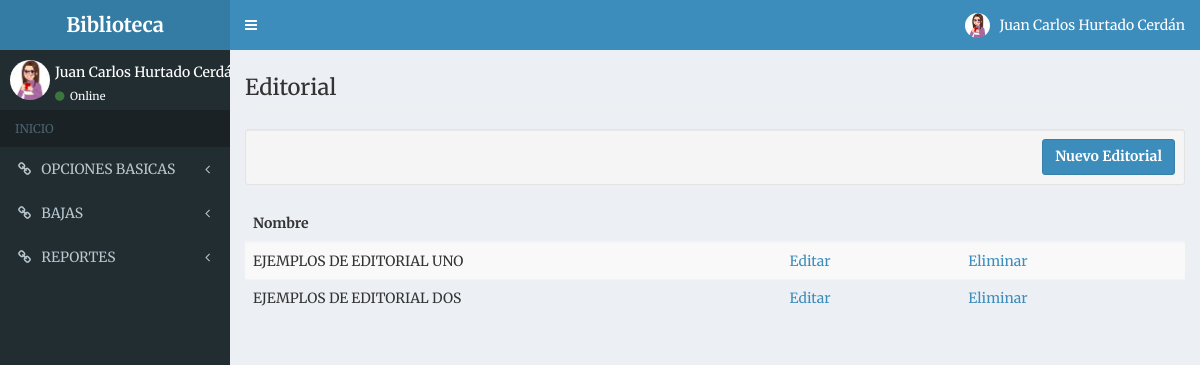
Page /?c=Editorial&a=Index (signed in) on the committed database.
### tables this page shows
CREATE TABLE IF NOT EXISTS `editoriales`
(
 
 `id` int(11) NOT NULL AUTO_INCREMENT,
 `nombre_editorial` varchar(255) NOT NULL DEFAULT '',
 `estado_id` int NOT NULL,
 PRIMARY KEY (`id`),
 KEY `fk_editorial_estado_id` (`estado_id`),
 CONSTRAINT `fk_editorial_estado_id` FOREIGN KEY (`estado_id`) REFERENCES `estados` (`id`)
);

### controller/editorial.controller.php (called while the page is built, shortened)
<?php
require_once 'model/editorial.php';
class EditorialController{
	private $model;
	public function __CONSTRUCT(){
		$this->model = new Editorial();
	}
	public function Index(){
		$alm = $this->model->Listar();
		require_once 'view/inicio/inicio.php';
		require_once 'view/editorial/editorial.php';
		require_once 'view/footer.php';
	}
}
 ?>

### model/database.php (called while the page is built)
<?php
class Database
{
    public static function StartUp()
    {
        $pdo = new PDO('mysql:host=localhost;dbname=bibliotecapp;charset=utf8', 'root', '');
        $pdo->setAttribute(PDO::ATTR_ERRMODE, PDO::ERRMODE_EXCEPTION);
        return $pdo;
    }
}

### model/editorial.php (called while the page is built, shortened)
<?php
class Editorial{
	private $pdo;
	public function __CONSTRUCT(){
		try {
			$this->pdo = Database::StartUp();
		} catch (Exception $e) {
			die($e->getMessage());
		}
	}
	public function Listar(){
		try {
			$stm = $this->pdo->prepare("SELECT * FROM editoriales WHERE estado_id = 1");
			$stm->execute();
			return $stm->fetchAll(PDO::FETCH_OBJ);
		} catch (Exception $e) {
			die($e->getMessage());
		}
	}
}
 ?>

### view/editorial/editorial.php (the view)
<h1 class="page-header">Editorial</h1>
<div class="well well-sm text-right">
		<?php if ($_SESSION['users_tipos_id']!= 2 ) {
		?>
	<a href="?c=Editorial&a=Crud" class="btn btn-primary">Nuevo Editorial</a>
			<?php
					}
			?>
</div>
<table class="table table-striped">
	<thead>
		<tr>
			<th style="width: 180px;">Nombre</th>
			<th style="width: 60px;"></th>
			<th style="width: 60px; "></th>
		</tr>
	</thead>
	<tbody>
		<?php
		foreach($alm as $r):
		?>
		<tr>
			<td><?php echo $r->nombre_editorial; ?></td>
			<td>
				<?php if ($_SESSION['users_tipos_id']!= 2 ) {
				?>
				<a href="?c=Editorial&a=Crud&id=<?php echo $r->id; ?>">Editar</a>
				<?php
					}
				?>
			</td>
			<td>
				<?php if ($_SESSION['users_tipos_id']!= 2 ) {
				?>
				<a href="?c=Editorial&a=Eliminar&id=<?php echo $r->id; ?>" onclick="javascript:return confirm('¿Seguro de eliminar este registro?');">Eliminar</a>
				<?php
					}
				?>
			</td>
		</tr>
		<?php endforeach; ?>
	</tbody>
</table>

### assets/css/style.css (style rules this page uses)
body, html { height: 100%; background-repeat: no-repeat; background-image: linear-gradient(rgb(104, 145, 162), rgb(12, 97, 33)); }
.btn { font-weight: 700; height: 36px; -moz-user-select: none; -webkit-user-select: none; user-select: none; cursor: default; }

### rows in the picture
editoriales: nombre_editorial "EJEMPLOS DE EDITORIAL UNO"
editoriales: nombre_editorial "EJEMPLOS DE EDITORIAL DOS"

### other values in the picture
$_SESSION['user'] "Juan Carlos Hurtado Cerdán"
$_SESSION['user'] "Juan Carlos Hurtado…"
